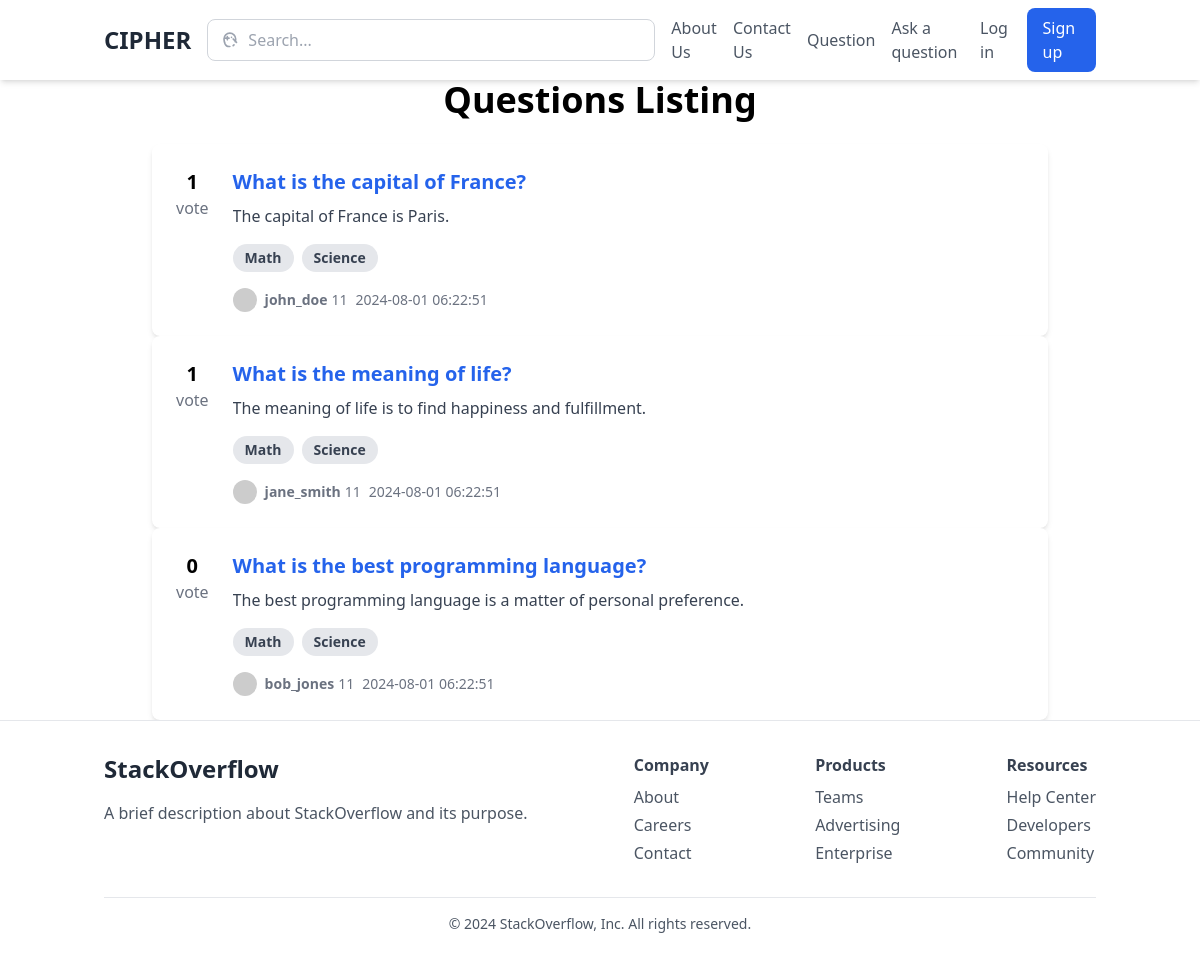
/question, run on an earlier commit of the app's database.
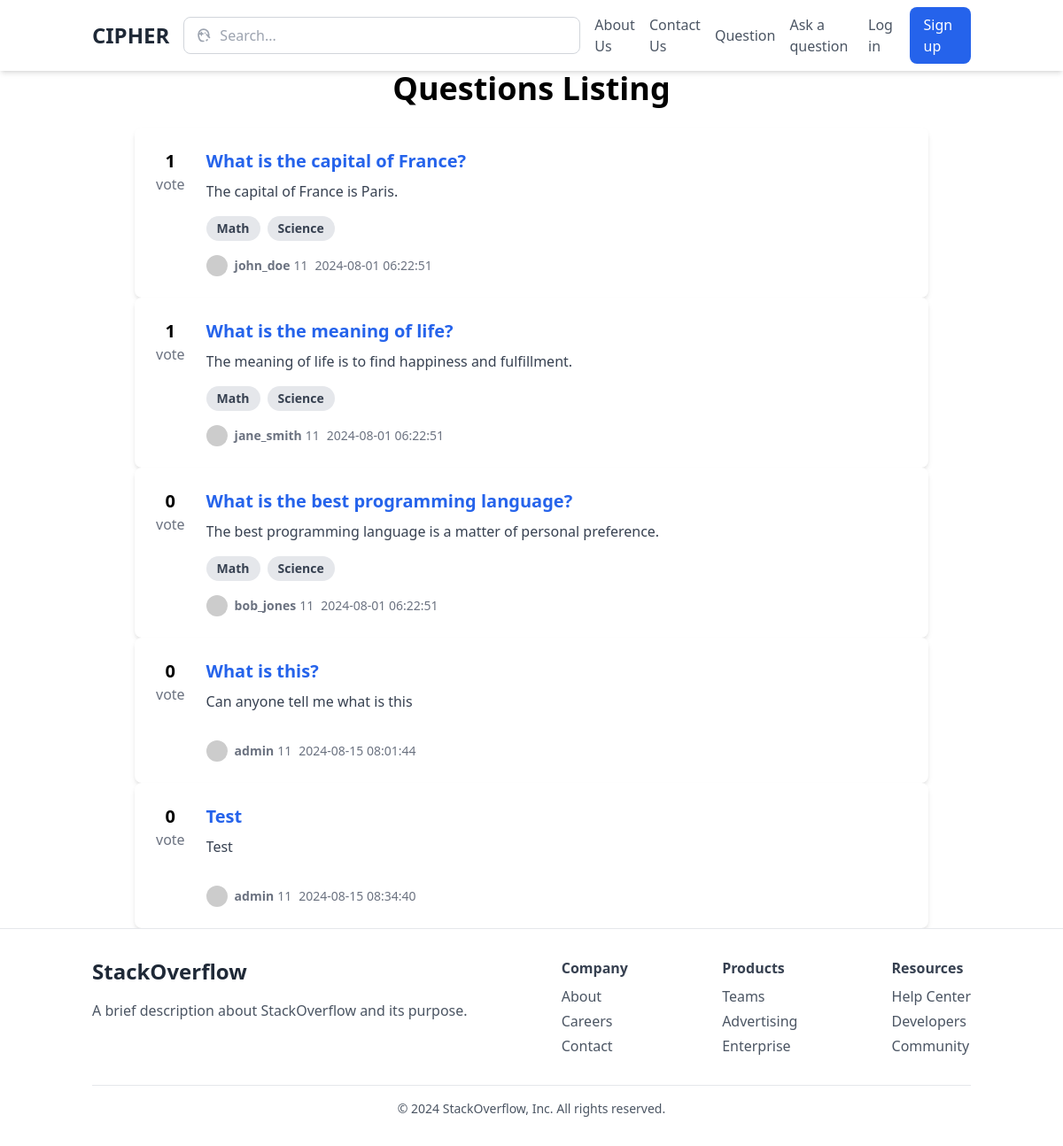
And on a later commit of the database.
### tables this page shows
CREATE TABLE IF NOT EXISTS `Questions` (
  `question_id` int NOT NULL AUTO_INCREMENT,
  `user_id` int NOT NULL,
  `title` varchar(255) NOT NULL,
  `body` text NOT NULL,
  `image_path` varchar(255) DEFAULT NULL,
  `created_at` timestamp NULL DEFAULT CURRENT_TIMESTAMP,
  `updated_at` timestamp NULL DEFAULT CURRENT_TIMESTAMP ON UPDATE CURRENT_TIMESTAMP,
  PRIMARY KEY (`question_id`),
  KEY `user_id` (`user_id`),
  CONSTRAINT `Questions_ibfk_1` FOREIGN KEY (`user_id`) REFERENCES `Users` (`user_id`) ON DELETE CASCADE ON UPDATE CASCADE
);

CREATE TABLE IF NOT EXISTS `Users` (
  `user_id` int NOT NULL AUTO_INCREMENT,
  `username` varchar(50) NOT NULL,
  `email` varchar(100) NOT NULL,
  `password` varchar(255) NOT NULL,
  `created_at` timestamp NULL DEFAULT CURRENT_TIMESTAMP,
  `updated_at` timestamp NULL DEFAULT CURRENT_TIMESTAMP ON UPDATE CURRENT_TIMESTAMP,
  `role_id` int DEFAULT '2',
  `image_path` varchar(50) DEFAULT NULL,
  PRIMARY KEY (`user_id`),
  UNIQUE KEY `username` (`username`),
  UNIQUE KEY `email` (`email`),
  KEY `role_id` (`role_id`),
  CONSTRAINT `Users_ibfk_1` FOREIGN KEY (`role_id`) REFERENCES `Roles` (`role_id`) ON DELETE CASCADE ON UPDATE CASCADE
);

### core/Controller.php (called while the page is built, shortened)
<?php
class Controller {
    public function view($view, $data = []) {
        require_once 'app/views/' . $view . '.html.php';
    }
}

### app/controllers/QuestionController.php (called while the page is built, shortened)
<?php
require_once 'app/models/question.php';
class QuestionController extends Controller{
    private $questionmodel;
    public function __construct() {
        $this->questionmodel = new Question();
    }
    public function index() {
        $questions = $this->questionmodel->getAllQuestions();
        $data = [
            'title' => 'Questions Listing',
            'questions' => $questions ?? [],
        ];
        $this->view('question/index', $data);
    }
}

### core/Router.php (called while the page is built, shortened)
<?php
class Router {
    protected $method = 'index';
    public function __construct() {
        $url = $this->parseUrl();
        if (empty($url)) {
            $this->controller = 'HomeController';
        } else {
            if (file_exists('app/controllers/' . ucwords($url[0]) . 'Controller.php')) {
                unset($url[0]);
            }
        }
        $this->controller = new $this->controller;
        if (isset($url[1])) {
            if (method_exists($this->controller, $url[1])) {
                $this->method = $url[1];
                unset($url[1]);
            } else {
                throw new \Exception('The controller class does not have the specified method.');
            }
        } else if (method_exists($this->controller, 'index')) {
            $this->method = 'index';
        } else {
            throw new \Exception('The controller class does not have an index method.');
        }
        $this->params = $url ? array_values($url) : [];
        call_user_func_array([$this->controller, $this->method], $this->params);
    }
    public function parseUrl() {
        if (isset($_GET['url'])) {
            return explode('/', filter_var(rtrim($_GET['url'], '/'), FILTER_SANITIZE_URL));
        }
    }
}

### index.php (called while the page is built, shortened)
<?php
require_once 'core/Router.php';
require_once 'core/Controller.php';
require_once 'core/Database.php';
require_once 'core/Model.php';
$router = new Router();
?>

### core/database.php (called while the page is built, shortened)
<?php
class Database {
    private $host = DB_HOST;
    private $user = DB_USER;
    private $pass = DB_PASS;
    private $dbname = DB_NAME;
    private $dbport = DB_PORT;
    private $dbh;
    private $stmt;
    public function __construct() {
        $dsn = 'mysql:host=' . $this->host .';port=' . $this->dbport .';dbname=' . $this->dbname. ';charset=utf8';
        $options = array(
            PDO::ATTR_PERSISTENT => true,
            PDO::ATTR_ERRMODE => PDO::ERRMODE_EXCEPTION
        );
        try {
            $this->dbh = new PDO($dsn, $this->user, $this->pass, $options);
        } catch (PDOException $e) {
            $this->error = $e->getMessage();
            echo $this->error;
        }
    }
    public function query($sql) {
        $this->stmt = $this->dbh->prepare($sql);
    }
    public function bind($param, $value, $type = null) {
        if (is_null($type)) {
            switch (true) {
                case is_int($value):
                    $type = PDO::PARAM_INT;
                    break;
            }
        }
        $this->stmt->bindValue($param, $value, $type);
    }
    public function execute() {
        return $this->stmt->execute();
    }
    public function resultSet() {
        $this->execute();
        return $this->stmt->fetchAll(PDO::FETCH_OBJ);
    }
}

### core/Model.php (called while the page is built, shortened)
<?php
class Model {
    protected $db;
    public function __construct() {
        $this->db = new Database();
    }
    public function getAll(string $query, array $params = []): ?array {
        try {
            $this->db->query($query);
            foreach ($params as $param => $value) {
                $this->db->bind($param, $value);
            }
            return $this->db->resultSet();
        } catch (PDOException $e) {
            throw new PDOException('Database query failed: ' . $e->getMessage(), 0, $e);
        }
    }
}

### app/models/question.php (called while the page is built, shortened)
<?php
class Question extends Model {
    public function getAllQuestions(int $page = 1, int $questionsPerPage = 10) {
        $offset = ($page - 1) * $questionsPerPage;
        $query = '
            SELECT
                Questions.question_id,
                Questions.user_id,
                Questions.title,
                Questions.body,
                Questions.image_path,
                Questions.created_at,
                Questions.updated_at,
                Users.username,
                (
                    SELECT
                        COUNT(*)
                    FROM
                        Votes
                    WHERE
                        Votes.question_id = Questions.question_id
                        AND Votes.vote_type = "upvote"
                ) AS upvotes,
                (
                    SELECT
                        COUNT(*)
                    FROM
                        Votes
                    WHERE
                        Votes.question_id = Questions.question_id AND Votes.vote_type = "downvote"
                ) AS downvotes,
                (
                    SELECT
                        GROUP_CONCAT(Modules.module_name SEPARATOR ", ")
                    FROM
                        QuestionModules
                    LEFT JOIN
                        Modules ON QuestionModules.module_id = Modules.module_id
                    WHERE
                        QuestionModules.question_id = Questions.question_id
                ) AS module_names
            FROM
                Questions
            JOIN
                Users ON Questions.user_id = Users.user_id
            LIMIT :offset, :questionsPerPage
        ';
        $params = [':offset' => $offset, ':questionsPerPage' => $questionsPerPage];
        return $this->getAll($query, $params);
    }
}

### app/views/question/index.html.php (the view)
<?php
require_once 'app/views/partials/head.php';
require_once 'app/views/partials/nav.php';
?>
<h1 class="text-4xl font-bold mb-6 text-center"><?php echo $data['title']; ?></h1>
<?php
$array_data = json_decode(json_encode($data), true);
foreach ($array_data['questions'] as $question) {
        echo '<div class="max-w-4xl mx-auto bg-white rounded-lg shadow-md p-6">
                <div class="flex items-start">
                    <div class="flex-shrink-0 text-center mr-6">
                        <div class="text-xl font-semibold">' . $question['upvotes']-$question['downvotes'] . '</div>
                        <div class="text-gray-500">vote</div>
                    </div>
                    <div class="flex-grow">
                        <h2 class="text-xl font-bold text-blue-600 mb-2">'
                            . '<a href="' . URLROOT . '/question/show/' . $question['question_id'] . '"
                            class="hover:underline">' . $question['title'] . '</a>
                        </h2>
                        <p class="text-gray-700 mb-4 line-clamp-2 hover:line-clamp-3">
                            ' . $question['body'] . '
                        </p>
                        <div class="flex items-center mb-4">';
                            $tag = isset($question['module_names']) ? explode(',', $question['module_names']) : [];
                            foreach ($tag as $value) {
                                echo '<span class="inline-block bg-gray-200 rounded-full px-3 py-1 text-sm font-semibold text-gray-700 mr-2">' . $value . '</span>';
                            }
                            echo '
                        </div>
                        <div class="flex items-center text-gray-500 text-sm">
                            <img src="https://via.placeholder.com/24" alt="User avatar" class="w-6 h-6 rounded-full mr-2">
                            <span class="font-semibold mr-1">' . $question['username'] . '</span>
                            <span>11</span>
                            <span class="ml-2">';
                                if ($question['created_at'] == $question['updated_at']) {
                                    echo $question['created_at'];
                                } else {
                                    echo $question['updated_at'];
                                }
                        echo '</span>
                        </div>
                    </div>
                </div>
            </div>';
    }
 ?>
    <?php require_once 'app/views/partials/footer.php'; ?>

### app/views/partials/head.php (shortened to what this page needs)
<!DOCTYPE html>
<html lang="en">
<head>
    <link rel="stylesheet" href="<?= PUBLIC_PATH . '/css/output.css' ?>">
    <script src="https://cdn.tailwindcss.com"></script>
</head>

### app/views/partials/nav.php (shortened to what this page needs)
<nav class="bg-white shadow-md">
        <div class="container mx-auto px-4 py-2 flex justify-between items-center">
            <a href="<?php echo URLROOT.'/'; ?>" class="text-2xl font-bold text-gray-800">CIPHER</a>
            <div class="relative w-full max-w-md mx-4">
                <input type="text" class="w-full py-2 pl-10 pr-4 border border-gray-300 rounded-lg focus:outline-none focus:ring focus:border-blue-300" placeholder="Search...">
            </div>
            <div class="flex items-center space-x-4">
                <a href="<?php echo URLROOT.'/about'; ?>" class="text-gray-600 hover:text-gray-800">About Us</a>
                <a href="<?php echo URLROOT.'/contact';?>" class="text-gray-600 hover:text-gray-800">Contact Us</a>
                <a href="<?php echo URLROOT.'/question'; ?>" class="text-gray-600 hover:text-gray-800">Question</a>
                <a href="<?php echo URLROOT.'/question/create'; ?>" class="text-gray-600 hover:text-gray-800">Ask a question</a>
                <?php if(isset($_SESSION['email'])): ?>
                    <a href="<?php echo URLROOT.'/user/profile'; ?>" class="text-gray-600 hover:text-gray-800">Profile</a>
                    <a href="<?php echo URLROOT.'/user/logout'; ?>" class="text-gray-600 hover:text-gray-800">Logout</a>
                <?php else: ?>
                <a href="<?php echo URLROOT.'/user/login'; ?>" class="text-gray-600 hover:text-gray-800">Log in</a>
                <a href="<?php echo URLROOT.'/user/register'; ?>" class="bg-blue-600 text-white px-4 py-2 rounded-lg hover:bg-blue-700">Sign up</a>
                <?php endif; ?>
            </div>
        </div>
    </nav>

### app/views/partials/footer.php
<footer class="bg-white border-t border-gray-200">
        <div class="container mx-auto py-8 px-4">
            <div class="flex justify-between">
                <div class="space-y-4">
                    <a href="#" class="text-2xl font-bold text-gray-800">StackOverflow</a>
                    <p class="text-gray-600">A brief description about StackOverflow and its purpose.</p>
                </div>
                <div class="space-y-2">
                    <h3 class="font-semibold text-gray-700">Company</h3>
                    <ul class="space-y-1">
                        <li><a href="#" class="text-gray-600 hover:text-gray-800">About</a></li>
                        <li><a href="#" class="text-gray-600 hover:text-gray-800">Careers</a></li>
                        <li><a href="#" class="text-gray-600 hover:text-gray-800">Contact</a></li>
                    </ul>
                </div>
                <div class="space-y-2">
                    <h3 class="font-semibold text-gray-700">Products</h3>
                    <ul class="space-y-1">
                        <li><a href="#" class="text-gray-600 hover:text-gray-800">Teams</a></li>
                        <li><a href="#" class="text-gray-600 hover:text-gray-800">Advertising</a></li>
                        <li><a href="#" class="text-gray-600 hover:text-gray-800">Enterprise</a></li>
                    </ul>
                </div>
                <div class="space-y-2">
                    <h3 class="font-semibold text-gray-700">Resources</h3>
                    <ul class="space-y-1">
                        <li><a href="#" class="text-gray-600 hover:text-gray-800">Help Center</a></li>
                        <li><a href="#" class="text-gray-600 hover:text-gray-800">Developers</a></li>
                        <li><a href="#" class="text-gray-600 hover:text-gray-800">Community</a></li>
                    </ul>
                </div>
            </div>
            <div class="mt-8 border-t pt-4 text-center text-gray-600 text-sm">
                &copy; 2024 StackOverflow, Inc. All rights reserved.
            </div>
        </div>
    </footer>

What changed in the data, as far as the page shows it:
added questions: downvotes "0", title "What is this?", body "Can anyone tell me what is this", user.username "admin", updated_at "2024-08-15 08:01:44"
added questions: downvotes "0", title "Test", body "Test", user.username "admin", created_at "2024-08-15 08:34:40"
